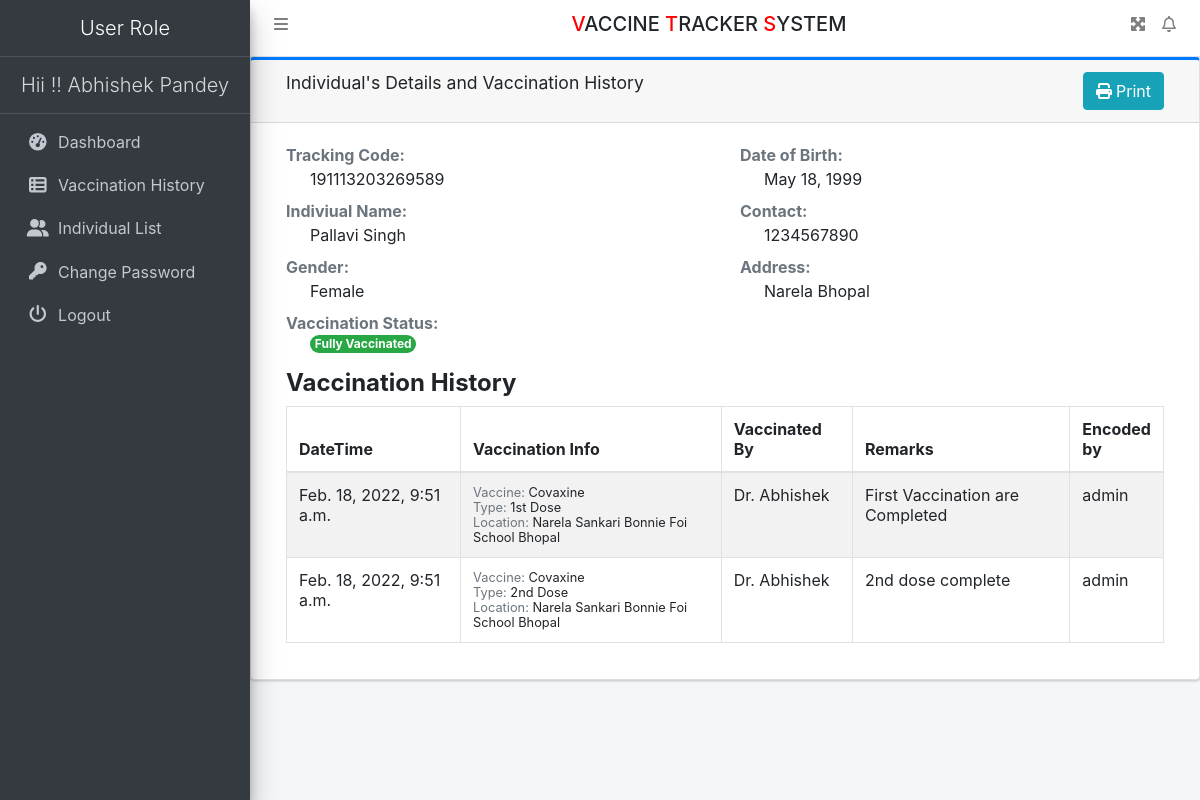
/staffviewIndividualDtls/3 (signed in), run on the app's committed database.
### vaccine/models.py (models this page shows, shortened)
class IndividualList(models.Model):
    FirstName = models.CharField(max_length=200, null=True)
    LastName = models.CharField(max_length=200, null=True)
    TrackingCode = models.CharField(max_length=50, null=True)
    Gender = models.CharField(max_length=20, null=True)
    DOB = models.DateField(null=True)
    Contact = models.CharField(max_length=15, null=True)
    Address = models.CharField(max_length=200, null=True)
    Status = models.CharField(max_length=50, null=True)
    CreationDate = models.DateTimeField(auto_now_add=True)
    UpdationDate = models.DateField(null=True)

class VaccineHistoryList(models.Model):
    members = models.ForeignKey(MemberList, on_delete=models.CASCADE)
    individuals = models.ForeignKey(IndividualList, on_delete=models.CASCADE)
    vaccines = models.ForeignKey(VaccineList, on_delete=models.CASCADE)
    vaccinelocations = models.ForeignKey(VaccineLocationList, on_delete=models.CASCADE)
    VaccinationType = models.CharField(max_length=50, null=True)
    VaccinatedBy = models.CharField(max_length=250, null=True)
    Remark = models.CharField(max_length=350, null=True)
    CreationDate = models.DateTimeField(auto_now_add=True)
    UpdationDate = models.DateField(null=True)

class VaccineList(models.Model):
    Name = models.CharField(max_length=250, null=True)
    Status = models.CharField(max_length=200, null=True)
    CreationDate = models.DateTimeField(auto_now_add=True)

class VaccineLocationList(models.Model):
    Location = models.CharField(max_length=250, null=True)
    Status = models.CharField(max_length=200, null=True)
    CreationDate = models.DateTimeField(auto_now_add=True)

class MemberList(models.Model):
    user = models.ForeignKey(User, on_delete=models.CASCADE)
    Image = models.FileField(max_length=50, null=True)
    Role = models.CharField(max_length=20, null=True)
    location = models.ForeignKey(VaccineLocationList, on_delete=models.CASCADE, null=True)
    CreationDate = models.DateTimeField(auto_now_add=True)
    UpdationDate = models.DateField(null=True)

### vaccine/views.py (the view)
# urls.py: path('staffviewIndividualDtls/<int:pid>', staffviewIndividualDtls, name='staffviewIndividualDtls'),
def staffviewIndividualDtls(request, pid):
    if not request.user.is_authenticated:
        return redirect('staff_login')
    individuals = IndividualList.objects.get(id=pid)
    vhistory = VaccineHistoryList.objects.filter(individuals=individuals)
    return render(request, 'staffviewIndividualDtls.html', locals())

### vaccine/templates/staffviewIndividualDtls.html (shortened to what this page needs)
{% extends 'userHeader.html' %}
{% block main %}
<div class="card card-outline card-primary">
    <div class="card-header d-flex">
        <h5 class="card-title col-auto flex-grow-1">Individual's Details and Vaccination History</h5>
        <div class="col-auto" OnClick="CallPrint(this.value)" >
           <button class="btn btn-info"> <i class="fa fa-print" style="cursor: pointer;" ></i>
             Print </button>
        </div>
    </div>
<div id="exampl">
    <div class="card-body">
        <div class="container-fluid" id="print_out">
            <div class="row">
                <div class="col-6">
                    <dl>
                        <dt class="text-muted">Tracking Code: </dt>
                        <dd class="pl-4">{{individuals.TrackingCode}}</dd>
                        <dt class="text-muted">Indiviual Name: </dt>
                        <dd class="pl-4">{{individuals.FirstName}} {{individuals.LastName}}</dd>
                        <dt class="text-muted">Gender: </dt>
                        <dd class="pl-4">{{individuals.Gender}}</dd>
                        <dt class="text-muted">Vaccination Status:</dt>
                        <dd class="pl-4">
                            {% if individuals.Status == "Partially Vaccinated" %}
                            <td><span class="badge badge-warning rounded-pill">Partially Vaccinated</span></td>
                            {% else %}
                            <td><span class="badge badge-success rounded-pill">Fully Vaccinated</span></td>
                            {% endif %}
                        </dd>
                    </dl>
                </div>
                <div class="col-6">
                    <dl>
                        <dt class="text-muted">Date of Birth: </dt>
                        <dd class="pl-4">{{individuals.DOB}}</dd>
                        <dt class="text-muted">Contact: </dt>
                        <dd class="pl-4">{{individuals.Contact}}</dd>
                        <dt class="text-muted">Address: </dt>
                        <dd class="pl-4">{{individuals.Address}}</dd>
                    </dl>
                </div>
            </div>
            <h4><b>Vaccination History</b></h4>
            <table class="table table-striped table-bordered">
                <colgroup>
                    <col width="20%">
                    <col width="30%">
                    <col width="15%">
                    <col width="25%">
                    <col width="10%">
                </colgroup>
                <thead>
                <tr>
                    <th>DateTime</th>
                    <th>Vaccination Info</th>
                    <th>Vaccinated By</th>
                    <th>Remarks</th>
                    <th>Encoded by</th>
                </tr>
                </thead>
                <tbody>
                 {% for i in vhistory %}
                <tr>
                    <td>{{i.individuals.CreationDate}}</td>
                    <td>
                        <small><span
                                class="text-muted">Vaccine: </span> {{i.vaccines.Name}}</small><br>
                        <small><span class="text-muted">Type: </span> {{i.VaccinationType}} </small><br>
                        <small><span
                                class="text-muted">Location: </span> {{i.vaccinelocations.Location}}</small>
                    </td>
                    <td>{{i.VaccinatedBy}}</td>
                    <td>{{i.Remark}}</td>
                    <td>{{i.members.user.username}}</td>
                </tr>
                {% empty %}
                <tr>
                    <th colspan="5" class="text-center">No data listed yet</th>
                </tr>
                {% endfor %}
                </tbody>
            </table>
        </div>
    </div>
</div>
</div>
{% endblock %}

### vaccine/templates/userHeader.html (shortened to what this page needs)
{% load static %}
<html>
<head runat="server">
    <link href="{% static 'css/bootstrap.css' %}" rel="stylesheet"/>
    <link href="{% static 'css/all.css' %}" rel="stylesheet"/>
    <link href="{% static 'css/adminlte.css' %}" rel="stylesheet"/>
    <link href="{% static 'css/OverlayScrollbars.css' %}" rel="stylesheet"/>
    <link rel="stylesheet"
          href="https://cdn.datatables.net/1.10.23/css/jquery.dataTables.min.css">
    <link rel="stylesheet"
          href="https://cdn.datatables.net/buttons/1.6.5/css/buttons.dataTables.min.css">
    <link rel="stylesheet"
          href="https://cdn.jsdelivr.net/npm/bootstrap-select@1.13.14/dist/css/bootstrap-select.min.css">
    <link rel="stylesheet" href="https://cdnjs.cloudflare.com/ajax/libs/twitter-bootstrap/4.5.2/css/bootstrap.css">
    <link rel="stylesheet" href="https://cdn.datatables.net/1.11.4/css/dataTables.bootstrap4.min.css">
    <link rel="stylesheet" href="https://cdn.datatables.net/buttons/2.2.2/css/buttons.bootstrap4.min.css">
</head>
<body
        class="hold-transition sidebar-mini layout-fixed layout-navbar-fixed layout-footer-fixed">
<nav class="main-header navbar navbar-expand navbar-white navbar-light">
    <ul class="navbar-nav">
        <li class="nav-item"><a class="nav-link" data-widget="pushmenu"
                                href="#" role="button"><i class="fas fa-bars"></i></a></li>
    </ul>
    <h5 class="text-center text-uppercase" style="width: 100%;"><span style="color: red">V</span>accine <span style="color: red">T</span>racker <span style="color: red">S</span>ystem</h5>
    <ul class="navbar-nav ml-auto">
        <li class="nav-item"><a class="nav-link"
                                data-widget="fullscreen" href="#" role="button"> <i
                class="fas fa-expand-arrows-alt"></i>
        </a></li>
        <li class="nav-item dropdown"><a class="nav-link"
                                         data-toggle="dropdown" href="#"> <i
                class="far fa-bell fas-shake animated"></i>
        </a>
        </li>
    </ul>
</nav>
<aside class="main-sidebar sidebar-dark-primary elevation-4">
    <center><a href="{% url 'sdashboard' %}" class="brand-link"> <span
            class="brand-text font-weight-light">User Role</span>
    </a></center>
    <a href="{% url 'sdashboard' %}" class="brand-link">
        <center><span
                class="brand-text font-weight-light">Hii !! {{request.user.first_name}} {{request.user.last_name}} </span>
        </center>
    </a>
    <div class="sidebar">
        <nav class="mt-2">
            <ul class="nav nav-pills nav-sidebar flex-column"
                data-widget="treeview" role="menu" data-accordion="false">
                <li class="nav-item"><a href="{% url 'sdashboard' %}" class="nav-link">
                    <i class="nav-icon fas fa-tachometer-alt"></i>
                    <p>Dashboard</p>
                </a></li>
                <li class="nav-item"><a href="{% url 'staffvaccineHistory' %}" class="nav-link">
                    <i class="nav-icon fas fa-th-list"></i>
                    <p>Vaccination History</p>
                </a></li>
                <li class="nav-item"><a href="{% url 'staffindividual' %}" class="nav-link">
                    <i class="nav-icon fas fa-user-friends"></i>
                    <p>Individual List</p>
                </a></li>
                <li class="nav-item"><a href="{% url 'staffchangePassword' %}" class="nav-link">
                    <i class="nav-icon fas fa-key"></i>
                    <p>Change Password</p>
                </a></li>
                <li class="nav-item"><a href="/logout" class="nav-link">
                    <i class="nav-icon fas fa-power-off"></i>
                    <p>Logout</p>
                </a></li>
            </ul>
        </nav>
    </div>
</aside>
<div class="content-wrapper">
    {% block main %}
    {% endblock %}
</div>

### vaccine/static/css/all.css (style rules this page uses)
.fa-bars:before { content: "\f0c9"; }
.fa-bell:before { content: "\f0f3"; }
.fa-key:before { content: "\f084"; }
.fa-power-off:before { content: "\f011"; }
.fa-print:before { content: "\f02f"; }

### vaccine/static/css/OverlayScrollbars.css (style rules this page uses)
.os-host, .os-host-textarea { position: relative; overflow: visible !important; -webkit-box-orient: vertical; -webkit-box-direction: normal; -ms-flex-direction: column; flex-direction: column; -ms-flex-wrap: nowrap; flex-wrap: nowrap; -webkit-box-pack: start; -ms-flex-pack: start; justify-content: flex-start; -ms-flex-line-pack: start; align-content: flex-start; -webkit-box-align: start; -ms-flex-align: start; -ms-grid-row-align: flex-start; align-items: flex-start; }

### vaccine/templates/userHeader.html (style rules this page uses)
body { background-color: aliceblue; }

### data on the page
IndividualList: TrackingCode "191113203269589", FirstName "Pallavi", LastName "Singh", Gender "Female", DOB "May 18, 1999", Contact "1234567890", Address "Narela Bhopal"
VaccineHistoryList: individuals.CreationDate "Feb. 18, 2022, 9:51 a.m.", vaccines.Name "Covaxine", VaccinationType "1st Dose", vaccinelocations.Location "Narela Sankari Bonnie Foi School Bhopal", VaccinatedBy "Dr. Abhishek", Remark "First Vaccination are Completed", members.user.username "admin"
VaccineHistoryList: individuals.CreationDate "Feb. 18, 2022, 9:51 a.m.", vaccines.Name "Covaxine", VaccinationType "2nd Dose", vaccinelocations.Location "Narela Sankari Bonnie Foi School Bhopal", VaccinatedBy "Dr. Abhishek", Remark "2nd dose complete", members.user.username "admin"

### other printed values
{{ request.user.first_name }} "Abhishek"
{{ request.user.last_name }} "Pandey"
